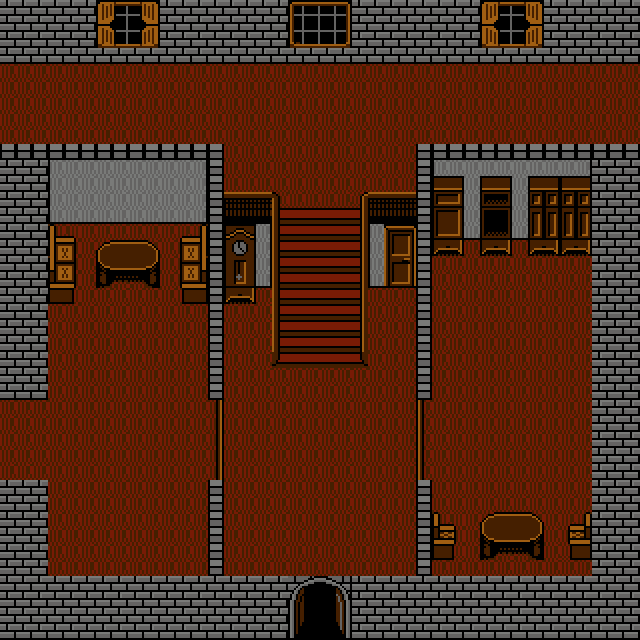

A 2D game scene composited from a Tiled map and its tileset images. What follows is a short description and the map's XML, with each tile layer's data collapsed to a summary:
An orthogonal 40x40 tile map with 16x16 px tiles, 4 tile layers (sol, obstacles, decoration, portes).

<map version="1.5" tiledversion="1.7.2" orientation="orthogonal" renderorder="right-down" width="40" height="40" tilewidth="16" tileheight="16" infinite="0" nextlayerid="6" nextobjectid="1">
 <tileset firstgid="1" source="tiles_mansion.tsx" />
 <layer id="2" name="sol" width="40" height="40">
  <data>[1600 cells, 1600 non-empty, 1 distinct tile ids]</data>
 </layer>
 <layer id="1" name="obstacles" width="40" height="40">
  <data>[1600 cells, 775 non-empty, 88 distinct tile ids]</data>
 </layer>
 <layer id="4" name="decoration" width="40" height="40">
  <data>[1600 cells, 154 non-empty, 53 distinct tile ids]</data>
 </layer>
 <layer id="3" name="portes" width="40" height="40">
  <data>[1600 cells, 34 non-empty, 28 distinct tile ids]</data>
 </layer>
</map>